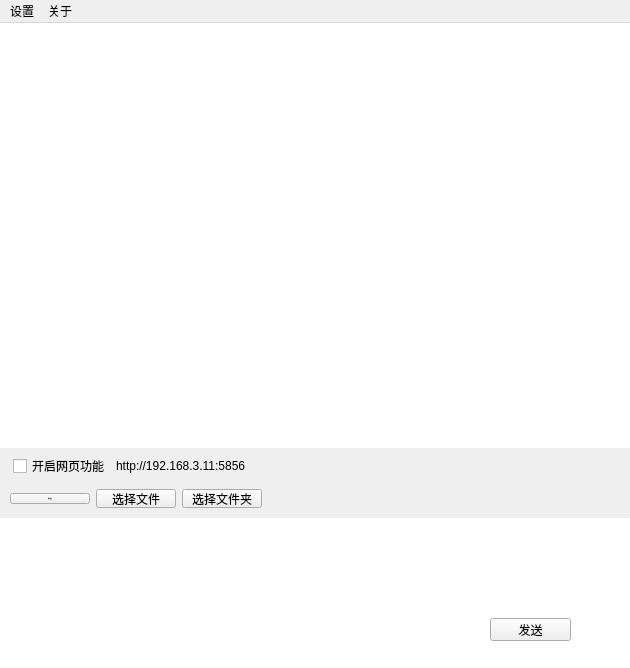
<?xml version="1.0" encoding="UTF-8"?>
<ui version="4.0">
 <class>LANShareWindow</class>
 <widget class="QMainWindow" name="LANShareWindow">
  <property name="geometry">
   <rect>
    <x>0</x>
    <y>0</y>
    <width>630</width>
    <height>668</height>
   </rect>
  </property>
  <property name="windowTitle">
   <string>LANShare</string>
  </property>
  <property name="toolTip">
   <string>&lt;html&gt;&lt;head/&gt;&lt;body&gt;&lt;p&gt;&lt;br/&gt;&lt;/p&gt;&lt;/body&gt;&lt;/html&gt;
            </string>
  </property>
  <widget class="QWidget" name="centralWidget">
   <property name="styleSheet">
   </property>
   <layout class="QGridLayout" name="gridLayout">
    <property name="leftMargin">
     <number>0</number>
    </property>
    <property name="topMargin">
     <number>0</number>
    </property>
    <property name="rightMargin">
     <number>0</number>
    </property>
    <property name="bottomMargin">
     <number>0</number>
    </property>
    <property name="spacing">
     <number>0</number>
    </property>
    <item row="3" column="0" colspan="2">
     <widget class="QWidget" name="widget" native="true">
      <property name="minimumSize">
       <size>
        <width>0</width>
        <height>149</height>
       </size>
      </property>
      <property name="maximumSize">
       <size>
        <width>16777215</width>
        <height>150</height>
       </size>
      </property>
      <property name="styleSheet">
       <string notr="true"/>
      </property>
      <widget class="QTextEdit" name="textEdit">
       <property name="geometry">
        <rect>
         <x>0</x>
         <y>0</y>
         <width>782</width>
         <height>151</height>
        </rect>
       </property>
       <property name="sizePolicy">
        <sizepolicy hsizetype="Expanding" vsizetype="Preferred">
         <horstretch>0</horstretch>
         <verstretch>0</verstretch>
        </sizepolicy>
       </property>
       <property name="frameShape">
        <enum>QFrame::NoFrame</enum>
       </property>
      </widget>
      <widget class="QPushButton" name="sendButton">
       <property name="geometry">
        <rect>
         <x>490</x>
         <y>100</y>
         <width>81</width>
         <height>23</height>
        </rect>
       </property>
       <property name="styleSheet">
        <string notr="true"/>
       </property>
       <property name="text">
        <string>发送</string>
       </property>
       <property name="icon">
        <iconset theme=":/img/send.png">
         <normaloff>:/img/send.png</normaloff>:/img/send.png</iconset>
       </property>
      </widget>
     </widget>
    </item>
    <item row="2" column="0" colspan="2">
     <widget class="QWidget" name="widget1" native="true">
      <property name="minimumSize">
       <size>
        <width>0</width>
        <height>35</height>
       </size>
      </property>
      <property name="maximumSize">
       <size>
        <width>16777215</width>
        <height>40</height>
       </size>
      </property>
      <property name="styleSheet">
       <string notr="true"/>
      </property>
      <widget class="QWidget" name="verticalLayoutWidget">
       <property name="geometry">
        <rect>
         <x>0</x>
         <y>0</y>
         <width>631</width>
         <height>41</height>
        </rect>
       </property>
       <layout class="QVBoxLayout" name="verticalLayout_3">
        <property name="leftMargin">
         <number>10</number>
        </property>
        <item>
         <layout class="QHBoxLayout" name="horizontalLayout_2">
          <item>
           <widget class="QPushButton" name="selectSendDevices">
            <property name="font">
             <font>
              <family>Microsoft Yahei</family>
              <pointsize>-1</pointsize>
              <weight>50</weight>
              <italic>false</italic>
              <bold>false</bold>
             </font>
            </property>
            <property name="styleSheet">
            </property>
            <property name="text">
             <string>所有设备</string>
            </property>
            <property name="icon">
             <iconset theme=":/img/devices.png">
              <normaloff>:/img/devices.png</normaloff>:/img/devices.png</iconset>
            </property>
           </widget>
          </item>
          <item>
           <widget class="QPushButton" name="selectFiles">
            <property name="styleSheet">
            </property>
            <property name="text">
             <string>选择文件</string>
            </property>
            <property name="icon">
             <iconset theme=":/img/file.png">
              <normaloff>:/img/file.png</normaloff>:/img/file.png</iconset>
            </property>
           </widget>
          </item>
          <item>
           <widget class="QPushButton" name="selectDirectories">
            <property name="minimumSize">
             <size>
              <width>0</width>
              <height>0</height>
             </size>
            </property>
            <property name="styleSheet">
            </property>
            <property name="text">
             <string>选择文件夹</string>
            </property>
            <property name="icon">
             <iconset theme=":/img/folder.png">
              <normaloff>:/img/folder.png</normaloff>:/img/folder.png</iconset>
            </property>
           </widget>
          </item>
          <item>
           <spacer name="horizontalSpacer">
            <property name="orientation">
             <enum>Qt::Horizontal</enum>
            </property>
            <property name="sizeHint" stdset="0">
             <size>
              <width>40</width>
              <height>20</height>
             </size>
            </property>
           </spacer>
          </item>
         </layout>
        </item>
       </layout>
      </widget>
     </widget>
    </item>
    <item row="0" column="0">
     <layout class="QVBoxLayout" name="verticalLayout">
      <item>
       <widget class="QListWidget" name="chatListWidget">
        <property name="enabled">
         <bool>true</bool>
        </property>
        <property name="sizePolicy">
         <sizepolicy hsizetype="Expanding" vsizetype="Preferred">
          <horstretch>0</horstretch>
          <verstretch>0</verstretch>
         </sizepolicy>
        </property>
        <property name="maximumSize">
         <size>
          <width>16777215</width>
          <height>16777215</height>
         </size>
        </property>
        <property name="styleSheet">
         <string notr="true">
         </string>
        </property>
        <property name="frameShape">
         <enum>QFrame::NoFrame</enum>
        </property>
        <property name="lineWidth">
         <number>1</number>
        </property>
        <property name="verticalScrollBarPolicy">
         <enum>Qt::ScrollBarAsNeeded</enum>
        </property>
        <property name="horizontalScrollBarPolicy">
         <enum>Qt::ScrollBarAlwaysOff</enum>
        </property>
        <property name="sizeAdjustPolicy">
         <enum>QAbstractScrollArea::AdjustIgnored</enum>
        </property>
        <property name="autoScroll">
         <bool>true</bool>
        </property>
        <property name="autoScrollMargin">
         <number>18</number>
        </property>
        <property name="showDropIndicator" stdset="0">
         <bool>true</bool>
        </property>
       </widget>
      </item>
      <item>
       <layout class="QHBoxLayout" name="horizontalLayout">
        <property name="leftMargin">
         <number>13</number>
        </property>
        <item>
         <widget class="QCheckBox" name="webService">
          <property name="minimumSize">
           <size>
            <width>0</width>
            <height>0</height>
           </size>
          </property>
          <property name="text">
           <string>开启网页功能</string>
          </property>
         </widget>
        </item>
        <item>
         <widget class="QLabel" name="web_address">
          <property name="maximumSize">
           <size>
            <width>16777215</width>
            <height>16</height>
           </size>
          </property>
          <property name="text">
           <string>http://192.168.3.11:5856</string>
          </property>
          <property name="textInteractionFlags">
           <set>Qt::TextSelectableByMouse</set>
          </property>
         </widget>
        </item>
        <item>
         <spacer name="horizontalSpacer_2">
          <property name="orientation">
           <enum>Qt::Horizontal</enum>
          </property>
          <property name="sizeHint" stdset="0">
           <size>
            <width>40</width>
            <height>20</height>
           </size>
          </property>
         </spacer>
        </item>
       </layout>
      </item>
     </layout>
    </item>
   </layout>
  </widget>
  <widget class="QMenuBar" name="menuBar">
   <property name="geometry">
    <rect>
     <x>0</x>
     <y>0</y>
     <width>630</width>
     <height>23</height>
    </rect>
   </property>
   <widget class="QMenu" name="menuSetting">
    <property name="title">
     <string>设置</string>
    </property>
    <property name="separatorsCollapsible">
     <bool>false</bool>
    </property>
    <property name="toolTipsVisible">
     <bool>false</bool>
    </property>
    <widget class="QMenu" name="menumessage">
     <property name="title">
      <string>删除消息</string>
     </property>
     <addaction name="actionClearAll"/>
     <addaction name="actionClearMessage"/>
     <addaction name="actionClearFile"/>
    </widget>
    <addaction name="setting"/>
    <addaction name="menumessage"/>
    <addaction name="actionScanConnect"/>
   </widget>
   <widget class="QMenu" name="menu_2">
    <property name="title">
     <string>关于</string>
    </property>
    <addaction name="actionAbout"/>
   </widget>
   <addaction name="menuSetting"/>
   <addaction name="menu_2"/>
  </widget>
  <action name="setting">
   <property name="text">
    <string>设置</string>
   </property>
  </action>
  <action name="actionClearAll">
   <property name="text">
    <string>删除所有消息</string>
   </property>
  </action>
  <action name="actionClearMessage">
   <property name="text">
    <string>删除文本消息</string>
   </property>
  </action>
  <action name="actionClearFile">
   <property name="text">
    <string>删除文件消息</string>
   </property>
  </action>
  <action name="actionAbout">
   <property name="text">
    <string>关于</string>
   </property>
  </action>
  <action name="actionScanConnect">
   <property name="text">
    <string>扫码连接</string>
   </property>
  </action>
 </widget>
 <layoutdefault spacing="6" margin="11"/>
 <resources/>
 <connections/>
</ui>
